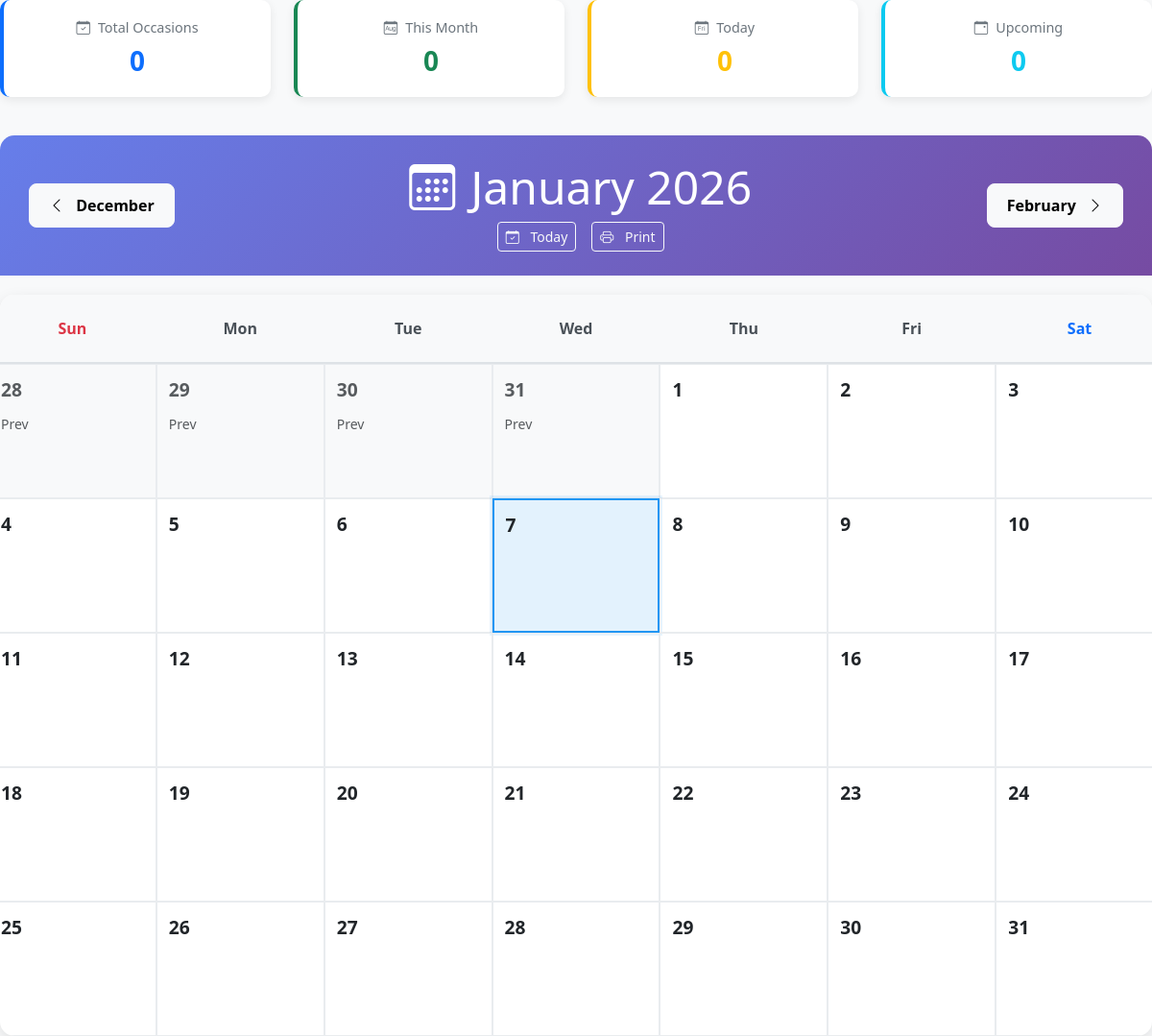
The app's page /calender.php, older data.
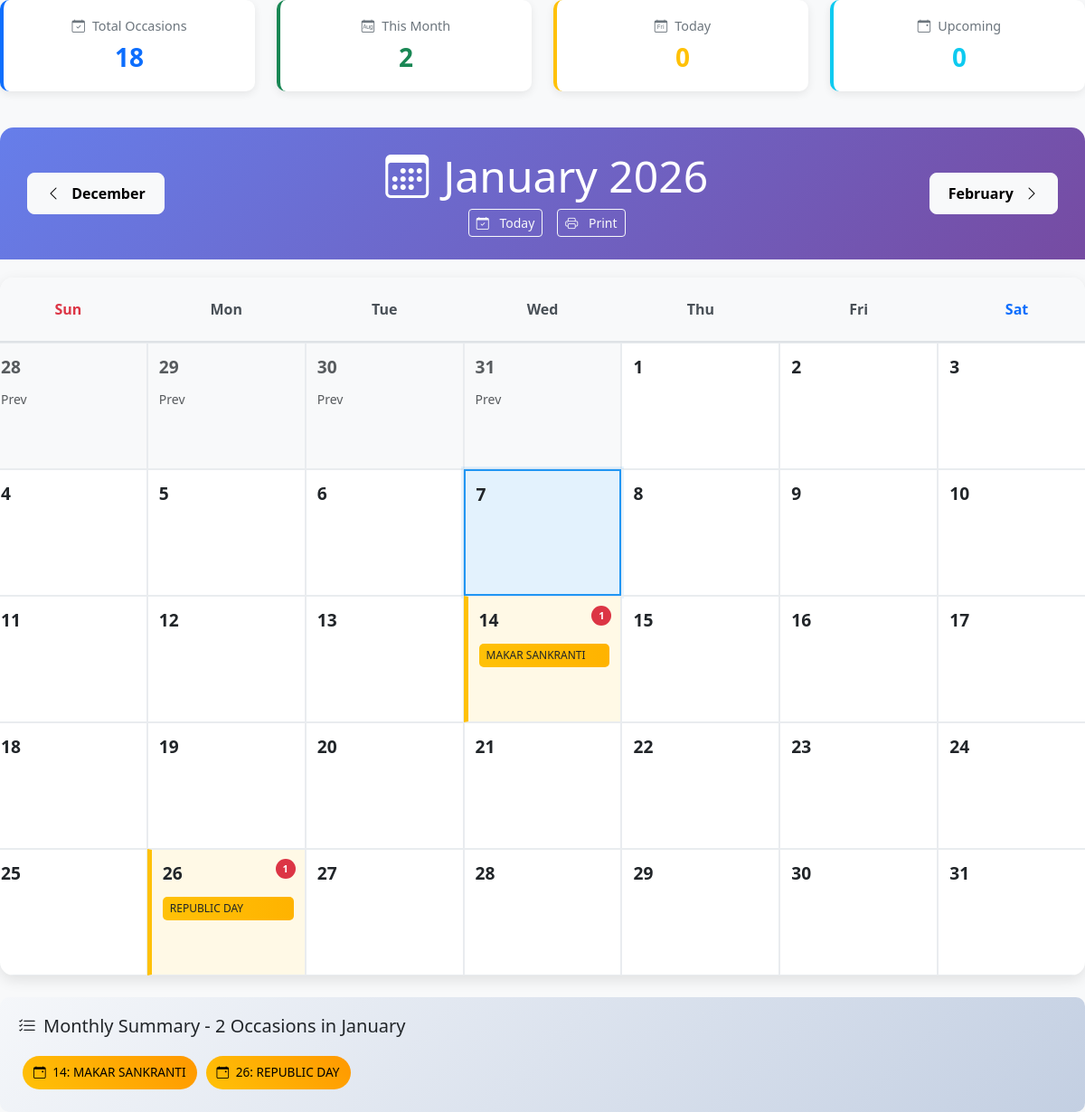
The same page, newer data.
### tables this page shows
CREATE TABLE `office_occasion` (
  `id` int(11) NOT NULL,
  `title` varchar(100) NOT NULL,
  `day` varchar(10) NOT NULL,
  `month` varchar(10) NOT NULL,
  `year` varchar(10) NOT NULL,
  `added_by_id` varchar(100) NOT NULL,
  `add_date` varchar(20) NOT NULL,
  `add_time` varchar(20) NOT NULL
);

### calender.php (the view, shortened to what this page needs)
<?php
$conn = mysqli_connect("localhost", "root", "Sdk@1259", "employee");
$month = isset($_GET['month']) ? (int)$_GET['month'] : date('m');
$year  = isset($_GET['year'])  ? (int)$_GET['year']  : date('Y');
$today = date("Y-m-d");
function getMonthName($month) {
    return date("F", mktime(0,0,0,$month,1,2000));
}
function getNavigationDates($month, $year) {
    $prevMonth = $month - 1;
    $prevYear  = $year;
    if ($prevMonth < 1) {
        $prevMonth = 12;
        $prevYear--;
    }
    $nextMonth = $month + 1;
    $nextYear  = $year;
    return [
        'prev' => ['month' => $prevMonth, 'year' => $prevYear],
        'next' => ['month' => $nextMonth, 'year' => $nextYear]
    ];
}
function getStats($conn) {
    $stats = [
        'total' => 0,
        'thisMonth' => 0,
        'today' => 0,
        'upcoming' => 0
    ];
    $result = mysqli_query($conn, "SELECT COUNT(*) as total FROM office_occasion");
    if ($row = mysqli_fetch_assoc($result)) {
        $stats['total'] = $row['total'];
    }
    $currentMonth = date('F');
    $currentYear = date('Y');
    $result = mysqli_query($conn, "SELECT COUNT(*) as total FROM office_occasion
                                   WHERE month = '$currentMonth' AND year = '$currentYear'");
    if ($row = mysqli_fetch_assoc($result)) {
        $stats['thisMonth'] = $row['total'];
    }
    $today = date('Y-m-d');
    $result = mysqli_query($conn, "SELECT COUNT(*) as total FROM office_occasion
                                   WHERE day = '".date('d')."'
AND month = '".date('F')."'
AND year = '".date('Y')."'");
    if ($row = mysqli_fetch_assoc($result)) {
        $stats['today'] = $row['total'];
    }
    $nextWeek = date('Y-m-d', strtotime('+7 days'));
    $result = mysqli_query($conn, "SELECT COUNT(*) as total FROM office_occasion
                                   WHERE CONCAT(year, '-', month, '-', day)
                                   BETWEEN DATE_ADD('$today', INTERVAL 1 DAY) AND '$nextWeek'");
    if ($row = mysqli_fetch_assoc($result)) {
        $stats['upcoming'] = $row['total'];
    }
    return $stats;
}
$nav = getNavigationDates($month, $year);
$stats = getStats($conn);
$occasionArr = [];
$monthName = date("F", mktime(0,0,0,$month,1,$year));
$yearStr = (string)$year;
$q = mysqli_query($conn, "SELECT * FROM office_occasion
                          WHERE month = '$monthName' AND year = '$yearStr'
                          ORDER BY CAST(day AS UNSIGNED), add_date DESC");
while($row = mysqli_fetch_assoc($q)){
    $day = (int)$row['day'];
    if (!isset($occasionArr[$day])) {
        $occasionArr[$day] = [];
    }
    $occasionArr[$day][] = $row;
}
$firstDayOfMonth = date('w', strtotime("$year-$month-01"));
$daysInMonth = date('t', strtotime("$year-$month-01"));
$prevMonthDays = date('t', strtotime("first day of previous month"));
?>
<!DOCTYPE html>
<html lang="en">
<head>
<link href="https://cdn.jsdelivr.net/npm/bootstrap@5.3.0-alpha1/dist/css/bootstrap.min.css" rel="stylesheet">
<link rel="stylesheet" href="https://cdn.jsdelivr.net/npm/bootstrap-icons@1.10.0/font/bootstrap-icons.css">
</head>
<body>
<div class="container-fluid calendar-container">
    <div class="row mb-4">
        <div class="col-md-3 mb-3">
            <div class="stats-card border-start border-primary border-4">
                <h6><i class="bi bi-calendar-check me-2"></i>Total Occasions</h6>
                <h3 class="text-primary"><?php echo $stats['total']; ?></h3>
            </div>
        </div>
        <div class="col-md-3 mb-3">
            <div class="stats-card border-start border-success border-4">
                <h6><i class="bi bi-calendar-month me-2"></i>This Month</h6>
                <h3 class="text-success"><?php echo $stats['thisMonth']; ?></h3>
            </div>
        </div>
        <div class="col-md-3 mb-3">
            <div class="stats-card border-start border-warning border-4">
                <h6><i class="bi bi-calendar-day me-2"></i>Today</h6>
                <h3 class="text-warning"><?php echo $stats['today']; ?></h3>
            </div>
        </div>
        <div class="col-md-3 mb-3">
            <div class="stats-card border-start border-info border-4">
                <h6><i class="bi bi-calendar-event me-2"></i>Upcoming</h6>
                <h3 class="text-info"><?php echo $stats['upcoming']; ?></h3>
            </div>
        </div>
    </div>
    <div class="calendar-header">
        <div class="d-flex justify-content-between align-items-center">
            <a href="?month=<?= $nav['prev']['month'] ?>&year=<?= $nav['prev']['year'] ?>"
               class="btn btn-light nav-btn">
                <i class="bi bi-chevron-left me-2"></i> <?= getMonthName($nav['prev']['month']) ?>
            </a>
            <div class="text-center">
                <h1 class="display-5 mb-2"><i class="bi bi-calendar3 me-3"></i><?= $monthName ?> <?= $year ?></h1>
                <div class="d-flex justify-content-center gap-3">
                    <a href="?month=<?= date('m') ?>&year=<?= date('Y') ?>"
                       class="btn btn-outline-light btn-sm">
                        <i class="bi bi-calendar-check me-2"></i> Today
                    </a>
                    <button class="btn btn-outline-light btn-sm" onclick="window.print()">
                        <i class="bi bi-printer me-2"></i> Print
                    </button>
                </div>
            </div>
            <a href="?month=<?= $nav['next']['month'] ?>&year=<?= $nav['next']['year'] ?>"
               class="btn btn-light nav-btn">
                <?= getMonthName($nav['next']['month']) ?> <i class="bi bi-chevron-right ms-2"></i>
            </a>
        </div>
    </div>
    <div class="calendar-body">
        <div class="row text-center calendar-day-header">
            <div class="col p-2 text-danger">Sun</div>
            <div class="col p-2">Mon</div>
            <div class="col p-2">Tue</div>
            <div class="col p-2">Wed</div>
            <div class="col p-2">Thu</div>
            <div class="col p-2">Fri</div>
            <div class="col p-2 text-primary">Sat</div>
        </div>
        <div class="row">
            <?php
            for($i = 0; $i < $firstDayOfMonth; $i++){
                $dayNum = $prevMonthDays - ($firstDayOfMonth - $i - 1);
                echo '<div class="col p-0">';
                echo '<div class="calendar-day other-month">';
                echo '<div class="day-number text-muted">' . $dayNum . '</div>';
                echo '<small class="text-muted">Prev</small>';
                echo '</div></div>';
            }
            for($day = 1; $day <= $daysInMonth; $day++){
                $fullDate = sprintf("%04d-%02d-%02d", $year, $month, $day);
                $hasOccasions = isset($occasionArr[$day]);
                $isToday = ($fullDate == $today);
                $classes = "calendar-day h-100 d-flex flex-column";
                if ($isToday) $classes .= " today";
                if ($hasOccasions) $classes .= " has-occasion";
                echo '<div class="col p-0">';
                echo '<div class="'.$classes.'" onclick="showDayDetails('.$day.', '.$month.', '.$year.')">';
                echo '<div class="day-number">'.$day.'</div>';
                if ($hasOccasions) {
                    $count = count($occasionArr[$day]);
                    echo '<span class="occasion-count">'.$count.'</span>';
                }
                if ($hasOccasions) {
                    echo '<div class="occasion-list flex-grow-1">';
                    $displayCount = min(2, count($occasionArr[$day]));
                    for ($i = 0; $i < $displayCount; $i++) {
                        $occasion = $occasionArr[$day][$i];
                        echo '<div class="occasion-item" title="'.htmlspecialchars($occasion['title']).'">';
                        echo htmlspecialchars(substr($occasion['title'], 0, 20));
                        echo '</div>';
                    }
                    echo '</div>';
                }
                echo '</div></div>';
                if (($day + $firstDayOfMonth) % 7 == 0 && $day != $daysInMonth) {
                    echo '</div><div class="row">';
                }
            }
            ?>
        </div>
    </div>
    <?php
    $monthOccasionCount = 0;
    foreach ($occasionArr as $day => $occasions) {
        $monthOccasionCount += count($occasions);
    }
    if ($monthOccasionCount > 0){ ?>
    <div class="month-summary mt-4">
        <h5 class="mb-3"><i class="bi bi-list-check me-2"></i>Monthly Summary - <?= $monthOccasionCount ?> Occasions in <?= $monthName ?></h5>
        <div class="d-flex flex-wrap">
            <?php
            ksort($occasionArr);
            foreach ($occasionArr as $day => $occasions){
                foreach ($occasions as $occasion){ ?>
                    <span class="badge-occasion">
                        <i class="bi bi-calendar-event me-1"></i>
                        <?= $day ?>: <?= htmlspecialchars($occasion['title']) ?>
                    </span>
                <?php }
            } ?>
        </div>
    </div>
    <?php } ?>
</div>
</body>
</html>

### calender.php (style rules this page uses)
.calendar-container { max-width:100%; margin:0; padding:0; background:#f8f9fa; }
.calendar-header { background:linear-gradient(135deg,#667eea 0%,#764ba2 100%); color:white; border-radius:15px 15px 0 0; padding:25px 30px; margin-bottom:20px; }
.calendar-body { background:white; border-radius:15px; box-shadow:0 5px 15px rgba(0,0,0,0.1); overflow:hidden; }
.calendar-day-header { font-weight:600; padding:15px 0; background:#f8f9fa; border-bottom:2px solid #dee2e6; color:#495057; }
.calendar-day { min-height:140px; padding:12px; border:1px solid #e9ecef; transition:all 0.3s ease; position:relative; cursor:pointer; }
.calendar-day.other-month { background:#f8f9fa; color:#adb5bd; }
.calendar-day.today { background:#e3f2fd; border:2px solid #2196f3; box-shadow:0 0 0 3px rgba(33,150,243,0.1); }
.calendar-day.has-occasion { background:#fff9e6; border-left:5px solid #ffc107; }
.day-number { font-weight:700; font-size:1.2rem; margin-bottom:8px; }
.occasion-item { font-size:12px; padding:4px 8px; margin:3px 0; background:linear-gradient(to right, #ffc107, #ffb300); border-radius:5px; color:#212529; white-space:nowrap; overflow:hidden; text-overflow:ellipsis; transition:all 0.2s; }
.occasion-count { position:absolute; top:10px; right:10px; background:#dc3545; color:white; border-radius:50%; width:22px; height:22px; display:flex; align-items:center; justify-content:center; font-size:11px; font-weight:bold; }
.stats-card { background:white; border-radius:10px; padding:20px; box-shadow:0 3px 10px rgba(0,0,0,0.08); text-align:center; transition:transform 0.3s; height:100%; }
.stats-card h3 { font-weight:700; margin:10px 0 0 0; }
.stats-card h6 { color:#6c757d; font-size:0.9rem; }
.nav-btn { padding:10px 20px; font-weight:600; border-radius:8px; transition:all 0.3s; }
.month-summary { background:linear-gradient(135deg, #f5f7fa 0%, #c3cfe2 100%); border-radius:10px; padding:20px; margin-top:20px; }
.badge-occasion { padding:8px 12px; margin:5px; border-radius:20px; font-size:0.85rem; background:linear-gradient(45deg, #ffc107, #ff9800); color:#000; font-weight:500; }

Row changes from the older to the newer data that the page shows:
added office_occasion: title "MAKAR SANKRANTI", day "14"
added office_occasion: title "REPUBLIC DAY", day "26"
Text that changed along with them:
$stats['total']: "0" → "18"
$stats['thisMonth']: "0" → "2"
$monthOccasionCount: (not shown) → "2"
$monthName: (not shown) → "January"
new list line: "14 1"
new list line: "26 1"
text now shown: "Monthly Summary - Occasions in"
list line gone: "30"
list line gone: "31"
